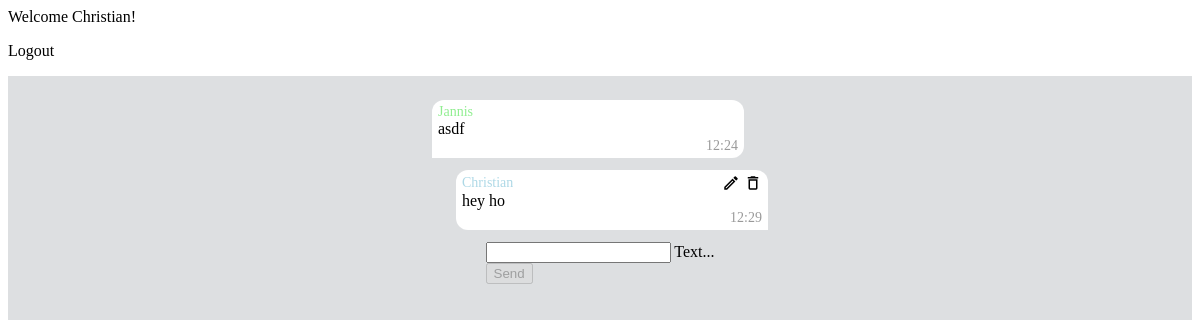
The page /chat/ (signed in) on the database as committed earlier.
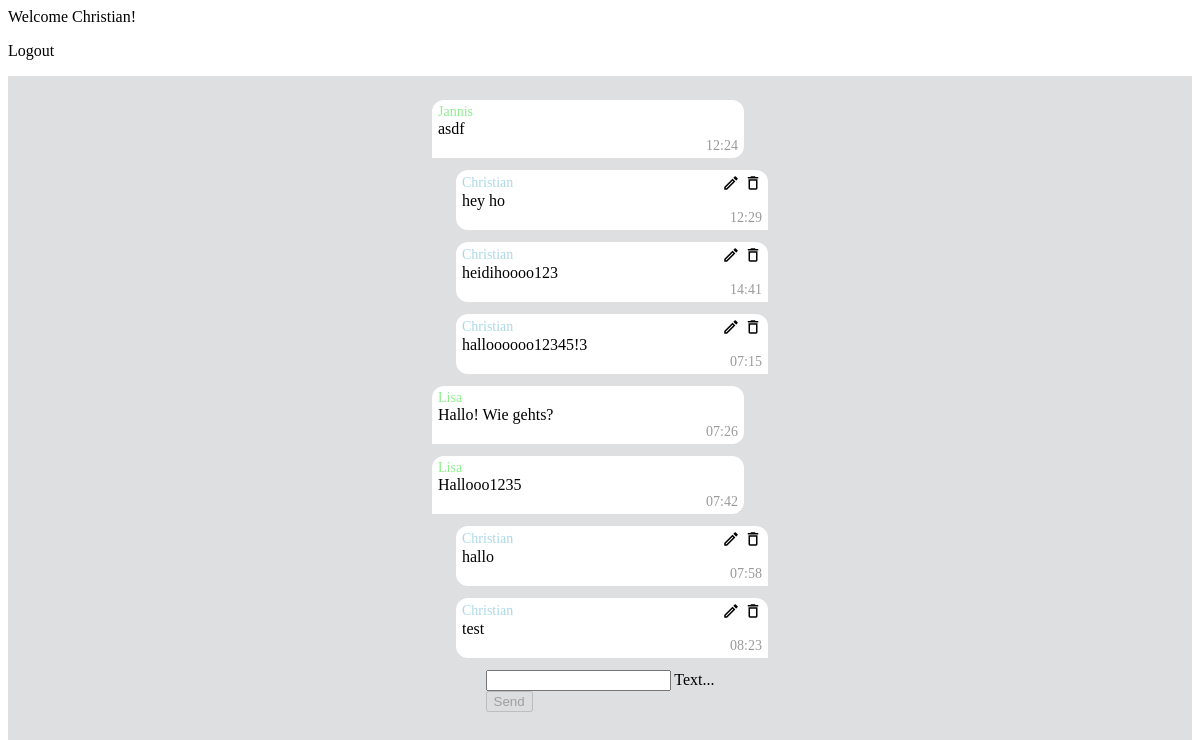
The same page on the database as committed later.
### chat/models.py (models this page shows)
class Message(models.Model):
    text = models.CharField(max_length=500)
    created_at = models.DateTimeField(default=datetime.now)
    chat = models.ForeignKey(Chat, on_delete=models.CASCADE, related_name='chat_message_set', default=None, blank=True, null=True)
    author = models.ForeignKey(settings.AUTH_USER_MODEL, on_delete=models.CASCADE, related_name='author_message_set')
    receiver = models.ForeignKey(settings.AUTH_USER_MODEL, on_delete=models.CASCADE, related_name='receiver_message_set')

### chat/views.py (the view, shortened to what this page needs)
# urls.py: path('', views.index, name='index'),
@login_required(login_url='/login/')
def index(request):
    chatMessages = Message.objects.filter(chat__id=1)
    return render(request, 'chat/index.html', {'messages': chatMessages})

### chat/templates/chat/index.html (shortened to what this page needs)
{% extends "base.html" %} {% block content %} {% load django_material_icons %} {% if request.user.is_authenticated %}
<div id="messageContainer" class="message-container">
	{% for message in messages %}
	<div class="bubble {% if message.author == request.user %}msg-right{% else %}msg-left{% endif %}" data-id="{{ message.id }}">
		<div class="msg-header">
			<span class="{% if message.author == request.user %}msg-author{% else %}msg-receiver{% endif %}">{{ message.author.first_name }}</span>
			{% if message.author == request.user %}
			<div class="msg-edit">
				<p class="material-icons-outlined msg-icon" onclick="editMessage({{ message.id }})">edit</p>
				<p class="material-icons-outlined msg-icon" onclick="deleteMessage({{ message.id }})">delete</p>
			</div>
			{% endif %}
		</div>
		<span class="msg-msg" id="message-{{ message.id }}">{{ message.text }}</span>
		<span class="color-gray msg-time">{{ message.created_at|date:'H:i' }}</span>
	</div>
	{% endfor %}
</div>
<form onsubmit="sendMessage(); return false;" method="post" id="messageInput">
	<div class="mdl-textfield mdl-js-textfield mdl-textfield--floating-label">
		<input class="mdl-textfield__input" type="text" id="messageField" name="textmessage" />
		<label class="mdl-textfield__label" for="messageField">Text...</label>
	</div>
	<button class="mdl-button mdl-js-button mdl-button--raised mdl-js-ripple-effect mdl-button--accent" id="postMessageBtn" disabled> Send </button>
</form>
{% else %}
<h1>Not logged in</h1>
<p>
	You are currently not logged in. Please log in. <br />
	Please click <a href="/login/" class="mdl-button mdl-js-button mdl-button--raised mdl-js-ripple-effect mdl-button--accent">here</a>.
</p>
{% endif %} {% endblock %}

### templates/base.html (shortened to what this page needs)
<!DOCTYPE html>
<html lang="en">
	<head>
		<link rel="stylesheet" href="https://code.getmdl.io/1.3.0/material.indigo-blue.min.css" />
		{% load static %} <link rel="stylesheet" href={% static 'css/style.css' %}> {% load django_material_icons %}
	</head>
	<body>
		<div class="mdl-layout mdl-js-layout mdl-layout--fixed-header">
			<header class="mdl-layout__header">
				<div class="mdl-layout__header-row">
					<span class="mdl-layout-title"> {% if request.user.is_authenticated %} Welcome {{ request.user.first_name }}! {% else %} Welcome! Please log in! {% endif %} </span>
					<nav class="mdl-navigation mdl-layout--large-screen-only">
						{% if request.user.is_authenticated %} {% csrf_token %}
						<p class="mdl-navigation__link c-pointer" onclick="logout()">Logout</p>
						{% endif %}
					</nav>
				</div>
			</header>
			<main class="mdl-layout__content pos-rel">
				<div class="page-content" id="pageContent"> {% block content %}{% endblock %} </div>
			</main>
		</div>
	</body>
</html>

### static/css/style.css (style rules this page uses)
body { line-height: unset !important; font-size: 16px !important; }
.page-content { background-color: #dddfe1; padding: 24px; min-height: 100vh; }
.material-icons-outlined { margin: 0 !important; line-height: unset !important; }
.c-pointer { cursor: pointer; }
.pos-rel { position: relative; }
.page-content { display: flex; flex-direction: column; align-items: center; box-sizing: border-box; }
.color-gray { color: rgba(0, 0, 0, 0.4); }
.message-container { max-height: calc(100% - 56px); overflow-y: auto; box-sizing: border-box; }
.bubble { display: flex; flex-direction: column; background-color: white; width: 300px; margin-bottom: 12px; padding: 4px 6px; }
.msg-left { border-radius: 12px 12px 12px 0; margin-right: 24px; }
.msg-right { border-radius: 12px 12px 0 12px; margin-left: 24px; }
.msg-author { color: lightblue; font-size: 14px; }
.msg-receiver { color: lightgreen; font-size: 14px; }
.msg-time { font-size: 14px; color: rgba(0, 0, 0, 0.4); text-align: right; }
.msg-icon { font-size: 18px; }
.msg-header { display: flex; justify-content: space-between; align-items: center; }
.msg-edit { display: flex; align-items: center; gap: 4px; font-size: 18px; }
.msg-edit p { cursor: pointer; }

Rows that differ between the two databases and show on the page:
added Message: author.first_name "Christian", text "heidihoooo123", created_at "14:41"
added Message: author.first_name "Christian", text "halloooooo12345!3", created_at "07:15"
added Message: author.first_name "Lisa", text "Hallo! Wie gehts?", created_at "07:26"
added Message: author.first_name "Lisa", text "Hallooo1235", created_at "07:42"
added Message: author.first_name "Christian", text "hallo", created_at "07:58"
added Message: author.first_name "Christian", text "test", created_at "08:23"
